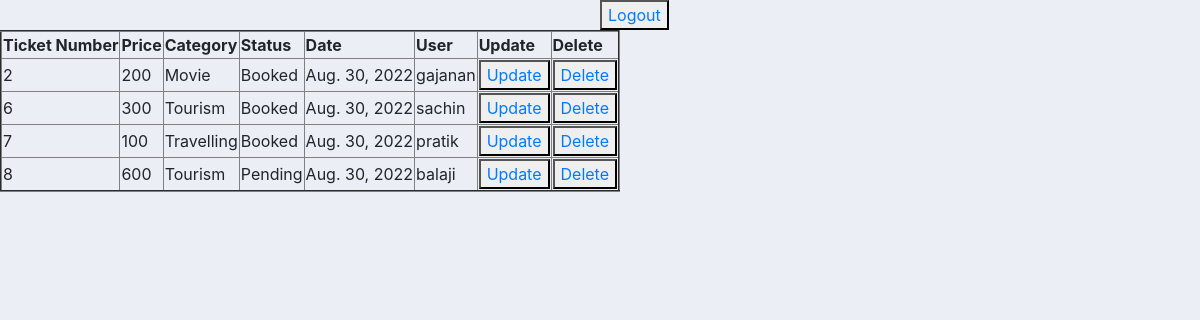
The page /tick/admin_home/ (signed in) on the database its author committed.
### ticketapp/models.py (models this page shows)
class Ticket(models.Model):
    CATEGORY = (
        ('Travelling', 'Travelling'),
        ('Movie', 'Movie'),
        ('Tourism', 'Tourism')
    )
    STATUS = (
        ('Pending', 'Pending'),
        ('Booked', 'Booked'),
        )
    price = models.CharField(max_length=32)
    category = models.CharField(max_length=200, null=True, choices=CATEGORY)
    status = models.CharField(max_length=200, null=True, choices=STATUS)
    date = models.DateField(auto_now_add=True)
    current_user = models.ForeignKey(User,on_delete=models.CASCADE)

### ticketapp/views.py (the view)
# urls.py: path('admin_home/',views.admin_view,name='admin_home'),
@login_required(login_url='login')
def admin_view(request):
    tickets = Ticket.objects.all()
    template_name = 'ticketapp/admin_home.html'
    context = {'tickets': tickets}
    return render(request, template_name, context)

### templates/ticketapp/admin_home.html (shortened to what this page needs)
{% include 'base.html' %}
{% block content %}
<span>
    <button style="margin-left: 50%;">
        <a href="{% url 'logout' %}">Logout</a>
    </button>
</span>
    {% if user.is_superuser %}
        <div>
            <table border="2px">
                <tr>
                    <th>Ticket Number</th>
                    <th>Price</th>
                    <th>Category</th>
                    <th>Status</th>
                    <th>Date</th>
                    <th>User</th>
                    <th>Update</th>
                    <th>Delete</th>
                </tr>
                {% for ticket in tickets %}
                    <tr>
                        <td>{{ticket.id}}</td>
                        <td>{{ticket.price}}</td>
                        <td>{{ticket.category}}</td>
                        <td>{{ticket.status}}</td>
                        <td>{{ticket.date}}</td>
                        <td>{{ticket.current_user}}</td>
                        <td><button><a href="{% url 'update_admin' ticket.id%}">Update</a></button></td>
                        <td><button><a href="{% url 'delete_admin' ticket.id%}">Delete</a></button></td>
                    </tr>
                {% endfor %}
            </table>
        </div>
    {% endif %}
{% endblock %}

### templates/base.html (shortened to what this page needs)
<!DOCTYPE html>
{% load static %}
<html lang="en">
<head>
    <link rel="stylesheet" href="https://stackpath.bootstrapcdn.com/bootstrap/4.3.1/css/bootstrap.min.css">
    <link rel="stylesheet" type="text/css" href="{% static 'Ticket/css/main.css' %}">
</head>
<body>
</body>
</html>

### static/ticketapp/main.css (style rules this page uses)
body { background-color: #ebeff5; }

### rows shown on the page
Ticket: id "2", price "200", category "Movie", status "Booked", date "Aug. 30, 2022", current_user "gajanan"
Ticket: id "6", price "300", category "Tourism", status "Booked", date "Aug. 30, 2022", current_user "sachin"
Ticket: id "7", price "100", category "Travelling", status "Booked", date "Aug. 30, 2022", current_user "pratik"
Ticket: id "8", price "600", category "Tourism", status "Pending", date "Aug. 30, 2022", current_user "balaji"
